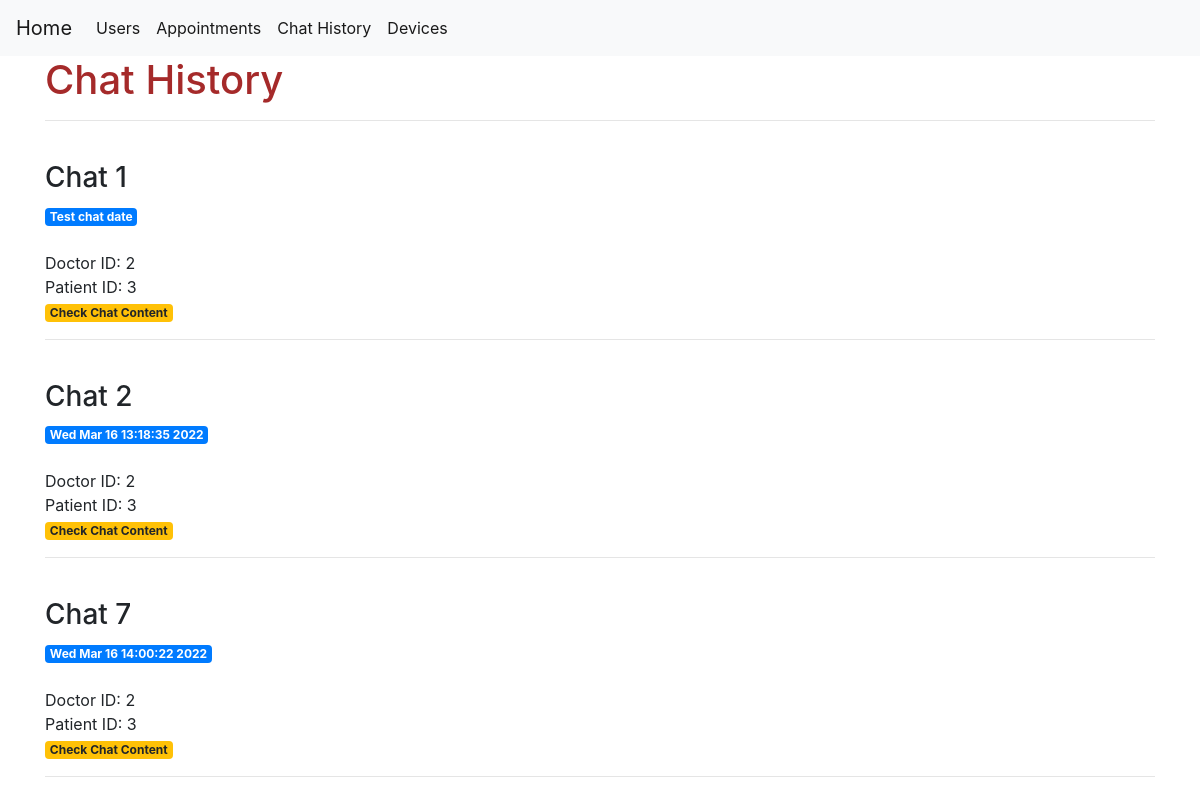
Before: /chat with the older database file.
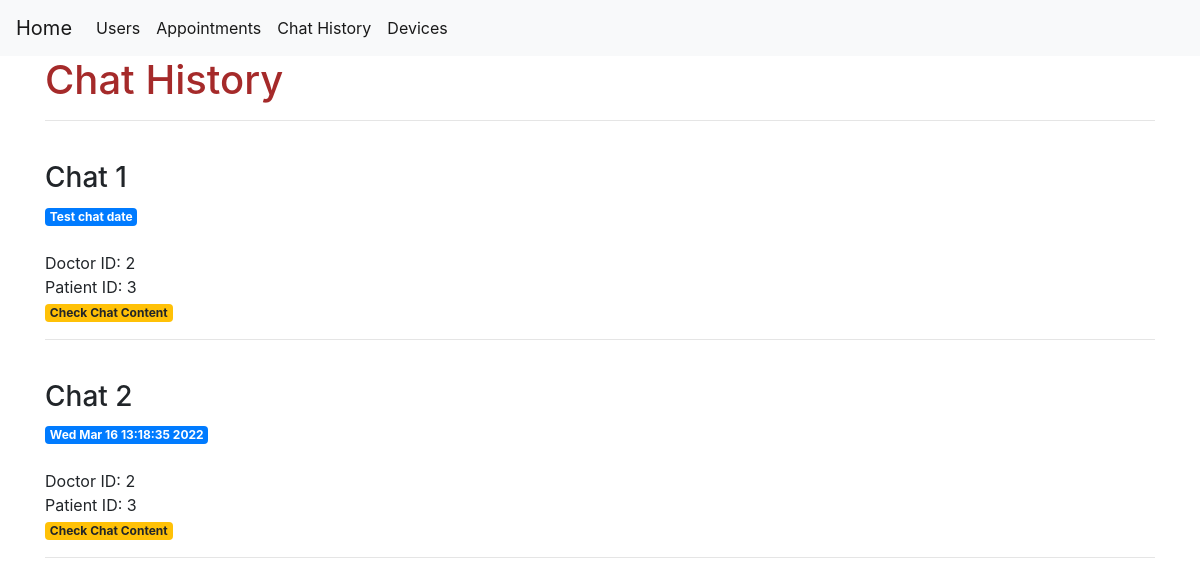
After: the same page with the newer database file.
### tables this page shows
CREATE TABLE "chats" (
	"Chat_ID"	INTEGER,
	"Doctor_ID"	INTEGER NOT NULL,
	"Patient_ID"	INTEGER NOT NULL,
	"Chat_Content"	TEXT NOT NULL,
	"Date"	TEXT NOT NULL,
	PRIMARY KEY("Chat_ID")
);

### modules/speech_to_text.py (the view)
@S2T.route('/chat')
def all_chats():
    if request.method == 'GET':
        conn = get_db_connection()
        allchats = conn.execute('SELECT * FROM chats').fetchall()
        conn.close()
        return render_template('chat_history.html', allchats=allchats)

### modules/speech_to_text.py (called while the page is built)
def get_db_connection():
    conn = sqlite3.connect(DB_ADDRESS)
    conn.row_factory = sqlite3.Row
    return conn

### templates/chat_history.html
{% extends 'base.html' %} {% block content %}
<h1 style="color: brown">{% block title %} Chat History {% endblock %}</h1>
<hr />
{% for allchat in allchats %}
<br />
<div>
  <h3>Chat {{ allchat['Chat_ID'] }} &nbsp;&nbsp;</h3>
  <span class="badge badge-primary">{{ allchat['Date'] }}</span>
  <br /><br />
  <p>
    Doctor ID: {{ allchat['Doctor_ID'] }} <br />
    Patient ID: {{ allchat['Patient_ID']}} <br />
    <a href="{{ url_for('chats.single_chat', chat_id=allchat['Chat_ID']) }}">
      <span class="badge badge-warning">Check Chat Content</span>
    </a>
  </p>
</div>
<hr />
{% endfor %} {% endblock %}

### templates/base.html (shortened to what this page needs)
<!DOCTYPE html>
<html lang="en">
  <head>
    <link
      rel="stylesheet"
      href="https://stackpath.bootstrapcdn.com/bootstrap/4.3.1/css/bootstrap.min.css"
    />
  </head>
  <body>
    <nav class="navbar navbar-expand-md navbar-light bg-light">
      <a class="navbar-brand" href="{{ url_for('home.index') }}">Home</a>
      <div class="collapse navbar-collapse" id="navbarNav" style="float: left">
        <ul class="navbar-nav">
          <li class="nav-item active">
            <a class="nav-link" href="#">Users</a>
          </li>
          <li class="nav-item active">
            <a class="nav-link" href="{{ url_for('apts.all_appointments') }}"
              >Appointments</a
            >
          </li>
          <li class="nav-item active">
            <a class="nav-link" href="{{ url_for('chats.all_chats') }}"
              >Chat History</a
            >
          </li>
          <li class="nav-item active">
            <a class="nav-link" href="{{ url_for('devices.all_devices') }}"
              >Devices</a
            >
          </li>
        </ul>
      </div>
    </nav>
    <div class="container">{% block content %} {% endblock %}</div>
  </body>
</html>

Changed rows visible on the page:
removed chats: Chat_ID "7", Date "Wed Mar 16 14:00:22 2022", Doctor_ID "2", Patient_ID "3"
